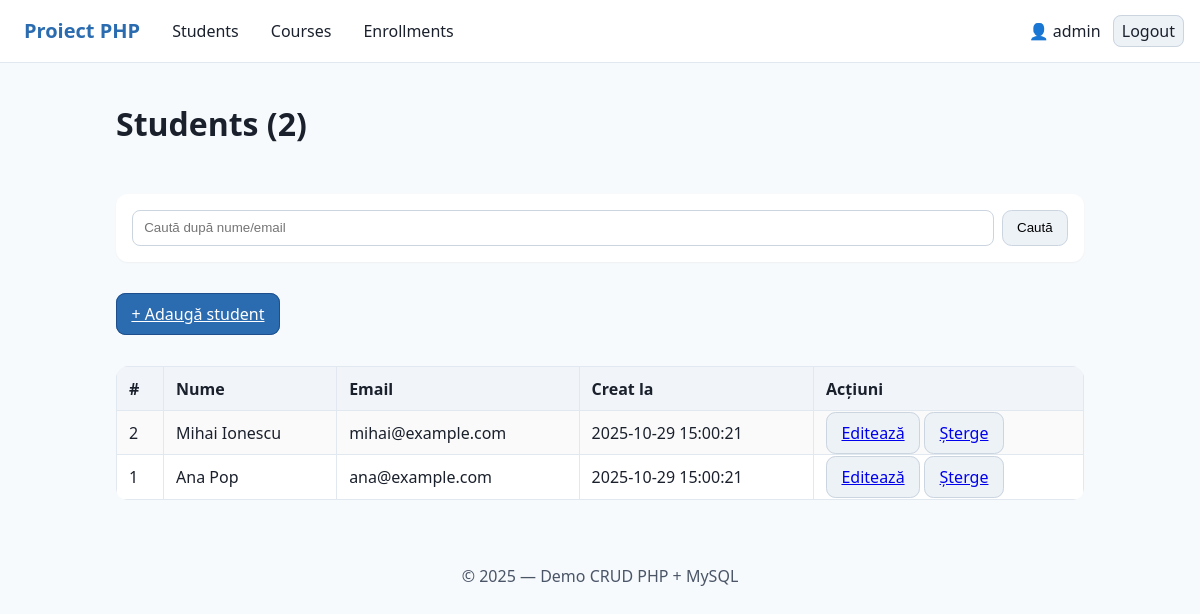
The page /students/index.php (signed in) on the database its author committed.
### tables this page shows
CREATE TABLE `students` (
  `id` int(11) NOT NULL,
  `name` varchar(100) NOT NULL,
  `email` varchar(120) NOT NULL,
  `created_at` timestamp NOT NULL DEFAULT current_timestamp()
);

### students/index.php (the view, shortened to what this page needs)
<?php require __DIR__ . '/../inc/header.php';
$q = isset($_GET['q']) ? trim($_GET['q']) : '';
if ($q !== '') {
    $stmt = $pdo->prepare("SELECT * FROM students
                           WHERE name LIKE :q OR email LIKE :q
                           ORDER BY id DESC");
    $stmt->execute([':q' => "%$q%"]);
} else {
    $stmt = $pdo->query("SELECT * FROM students ORDER BY id DESC");
}
$rows = $stmt->fetchAll();
$total = $pdo->query("SELECT COUNT(*) FROM students")->fetchColumn();
?>
<h1>Students (<?= (int)$total ?>)</h1>
<form method="get" class="contact-form" style="gap:.5rem; grid-template-columns:1fr auto;">
  <input type="text" name="q" placeholder="Caută după nume/email" value="<?= htmlspecialchars($q) ?>">
  <button class="btn">Caută</button>
</form>
<p>
  <a class="btn primary" href="create.php">+ Adaugă student</a>
</p>
<table class="nice">
  <thead>
    <tr><th>#</th><th>Nume</th><th>Email</th><th>Creat la</th><th>Acțiuni</th></tr>
  </thead>
  <tbody>
  <?php foreach ($rows as $r): ?>
    <tr>
      <td><?= (int)$r['id'] ?></td>
      <td><?= htmlspecialchars($r['name']) ?></td>
      <td><?= htmlspecialchars($r['email']) ?></td>
      <td><?= htmlspecialchars($r['created_at']) ?></td>
      <td>
        <a class="btn" href="edit.php?id=<?= (int)$r['id'] ?>">Editează</a>
        <a class="btn" href="delete.php?id=<?= (int)$r['id'] ?>" onclick="return confirm('Ștergi acest student? Toate înscrierile aferente vor fi șterse (CASCADE).');">Șterge</a>
      </td>
    </tr>
  <?php endforeach; ?>
  </tbody>
</table>
<?php require __DIR__ . '/../inc/footer.php'; ?>

### assets/styles.css (style rules this page uses)
:root { --brand:#2b6cb0; --ink:#1a202c; --bg:#f7fafc; --card:#ffffff; }
* { box-sizing:border-box }
html,body { margin:0;font-family:system-ui,Segoe UI,Roboto,Helvetica,Arial,sans-serif;color:var(--ink);background:var(--bg);line-height:1.5 }
.nice { width:100%;border-collapse:collapse;background:#fff;border-radius:.75rem;overflow:hidden }
.nice th,.nice td { border:1px solid #e2e8f0;padding:.6rem .75rem;text-align:left }
.nice thead { background:#f1f5f9 }
.nice tbody tr:nth-child(odd) { background:#fafafa }
.contact-form { background:#fff;padding:1rem;border-radius:.75rem;box-shadow:0 1px 2px rgba(0,0,0,.04);display:grid;gap:.9rem }
input[type="text"],input[type="email"],select,textarea { padding:.6rem .7rem;border:1px solid #cbd5e0;border-radius:.5rem }
.btn { padding:.55rem .9rem;border:1px solid #cbd5e0;background:#edf2f7;border-radius:.6rem;cursor:pointer }
.btn.primary { background:var(--brand);border-color:#1e4e8c;color:#fff }

### rows shown on the page
students: id "2", name "Mihai Ionescu", email "mihai@example.com", created_at "2025-10-29 15:00:21"
students: id "1", name "Ana Pop", email "ana@example.com", created_at "2025-10-29 15:00:21"

### other values the page prints
current_user()['username'] "admin"
$total "2"
